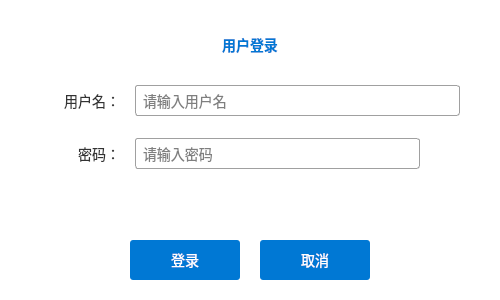
<?xml version="1.0" encoding="UTF-8"?>
<ui version="4.0">
 <class>LoginDialog</class>
 <widget class="QDialog" name="LoginDialog">
  <property name="geometry">
   <rect>
    <x>0</x>
    <y>0</y>
    <width>500</width>
    <height>300</height>
   </rect>
  </property>
  <property name="minimumSize">
   <size>
    <width>500</width>
    <height>300</height>
   </size>
  </property>
  <property name="maximumSize">
   <size>
    <width>500</width>
    <height>300</height>
   </size>
  </property>
  <property name="windowTitle">
   <string>用户登录</string>
  </property>
  <property name="styleSheet">
   <string notr="true">QDialog#LoginDialog {
	background-color: rgb(255, 255, 255);
}

QLineEdit {
	border: 1px solid #A0A0A0;
	border-radius: 3px;
	padding: 2px 5px;
	background: white;
	selection-background-color: #0078D4;
	font-size: 14px;
	min-height: 25px;
}

QLineEdit:focus {
	border: 2px solid #0078D4;
}

QPushButton#pushButtonShowPassword {
	border: none;
	background: transparent;
	padding: 0px;
}

QPushButton#pushButtonShowPassword:hover {
	background-color: #E5E5E5;
	border-radius: 3px;
}

QPushButton#pushButtonLogin, QPushButton#pushButtonCancel {
	background-color: #0078D4;
	color: white;
	border: none;
	border-radius: 3px;
	padding: 5px 15px;
	min-width: 80px;
	min-height: 30px;
	font-size: 14px;
}

QPushButton#pushButtonLogin:hover, QPushButton#pushButtonCancel:hover {
	background-color: #006CBD;
}

QPushButton#pushButtonLogin:pressed, QPushButton#pushButtonCancel:pressed {
	background-color: #005BA1;
}

QLabel {
	font-size: 14px;
	color: #333333;
}</string>
  </property>
  <layout class="QVBoxLayout" name="verticalLayout">
   <property name="spacing">
    <number>15</number>
   </property>
   <property name="leftMargin">
    <number>40</number>
   </property>
   <property name="topMargin">
    <number>20</number>
   </property>
   <property name="rightMargin">
    <number>40</number>
   </property>
   <property name="bottomMargin">
    <number>20</number>
   </property>
   <item>
    <widget class="QLabel" name="labelTitle">
     <property name="minimumSize">
      <size>
       <width>0</width>
       <height>50</height>
      </size>
     </property>
     <property name="font">
      <font>
       <family>微软雅黑</family>
       <pointsize>16</pointsize>
       <weight>75</weight>
       <bold>true</bold>
      </font>
     </property>
     <property name="styleSheet">
      <string notr="true">color: #0078D4;</string>
     </property>
     <property name="text">
      <string>用户登录</string>
     </property>
     <property name="alignment">
      <set>Qt::AlignCenter</set>
     </property>
    </widget>
   </item>
   <item>
    <layout class="QGridLayout" name="gridLayout">
     <property name="horizontalSpacing">
      <number>15</number>
     </property>
     <property name="verticalSpacing">
      <number>20</number>
     </property>
     <item row="0" column="0">
      <widget class="QLabel" name="labelUsername">
       <property name="minimumSize">
        <size>
         <width>80</width>
         <height>0</height>
        </size>
       </property>
       <property name="font">
        <font>
         <family>微软雅黑</family>
         <pointsize>10</pointsize>
        </font>
       </property>
       <property name="text">
        <string>用户名：</string>
       </property>
       <property name="alignment">
        <set>Qt::AlignRight|Qt::AlignTrailing|Qt::AlignVCenter</set>
       </property>
      </widget>
     </item>
     <item row="0" column="1">
      <widget class="QLineEdit" name="lineEditUsername">
       <property name="minimumSize">
        <size>
         <width>250</width>
         <height>35</height>
        </size>
       </property>
       <property name="font">
        <font>
         <family>微软雅黑</family>
         <pointsize>10</pointsize>
        </font>
       </property>
       <property name="placeholderText">
        <string>请输入用户名</string>
       </property>
      </widget>
     </item>
     <item row="1" column="0">
      <widget class="QLabel" name="labelPassword">
       <property name="minimumSize">
        <size>
         <width>80</width>
         <height>0</height>
        </size>
       </property>
       <property name="font">
        <font>
         <family>微软雅黑</family>
         <pointsize>10</pointsize>
        </font>
       </property>
       <property name="text">
        <string>密码：</string>
       </property>
       <property name="alignment">
        <set>Qt::AlignRight|Qt::AlignTrailing|Qt::AlignVCenter</set>
       </property>
      </widget>
     </item>
     <item row="1" column="1">
      <layout class="QHBoxLayout" name="horizontalLayout_2">
       <property name="spacing">
        <number>5</number>
       </property>
       <item>
        <widget class="QLineEdit" name="lineEditPassword">
         <property name="minimumSize">
          <size>
           <width>250</width>
           <height>35</height>
          </size>
         </property>
         <property name="font">
          <font>
           <family>微软雅黑</family>
           <pointsize>10</pointsize>
          </font>
         </property>
         <property name="echoMode">
          <enum>QLineEdit::Normal</enum>
         </property>
         <property name="placeholderText">
          <string>请输入密码</string>
         </property>
        </widget>
       </item>
       <item>
        <widget class="QPushButton" name="pushButtonShowPassword">
         <property name="minimumSize">
          <size>
           <width>35</width>
           <height>35</height>
          </size>
         </property>
         <property name="maximumSize">
          <size>
           <width>35</width>
           <height>35</height>
          </size>
         </property>
         <property name="cursor">
          <cursorShape>PointingHandCursor</cursorShape>
         </property>
         <property name="toolTip">
          <string>显示/隐藏密码</string>
         </property>
         <property name="styleSheet">
          <string notr="true"/>
         </property>
         <property name="text">
          <string/>
         </property>
         <property name="icon">
          <iconset resource="acroViewTester.qrc">
           <normaloff>:/acroViewTester/qrc/pics/eyeOpen.png</normaloff>:/acroViewTester/qrc/pics/eyeOpen.png</iconset>
         </property>
         <property name="iconSize">
          <size>
           <width>20</width>
           <height>20</height>
          </size>
         </property>
         <property name="checkable">
          <bool>true</bool>
         </property>
         <property name="checked">
          <bool>true</bool>
         </property>
         <property name="flat">
          <bool>true</bool>
         </property>
        </widget>
       </item>
      </layout>
     </item>
    </layout>
   </item>
   <item>
    <spacer name="verticalSpacer">
     <property name="orientation">
      <enum>Qt::Vertical</enum>
     </property>
     <property name="sizeHint" stdset="0">
      <size>
       <width>20</width>
       <height>20</height>
      </size>
     </property>
    </spacer>
   </item>
   <item>
    <layout class="QHBoxLayout" name="horizontalLayout">
     <property name="spacing">
      <number>20</number>
     </property>
     <item>
      <spacer name="horizontalSpacer">
       <property name="orientation">
        <enum>Qt::Horizontal</enum>
       </property>
       <property name="sizeHint" stdset="0">
        <size>
         <width>40</width>
         <height>20</height>
        </size>
       </property>
      </spacer>
     </item>
     <item>
      <widget class="QPushButton" name="pushButtonLogin">
       <property name="minimumSize">
        <size>
         <width>100</width>
         <height>35</height>
        </size>
       </property>
       <property name="font">
        <font>
         <family>微软雅黑</family>
         <pointsize>10</pointsize>
        </font>
       </property>
       <property name="cursor">
        <cursorShape>PointingHandCursor</cursorShape>
       </property>
       <property name="text">
        <string>登录</string>
       </property>
      </widget>
     </item>
     <item>
      <widget class="QPushButton" name="pushButtonCancel">
       <property name="minimumSize">
        <size>
         <width>100</width>
         <height>35</height>
        </size>
       </property>
       <property name="font">
        <font>
         <family>微软雅黑</family>
         <pointsize>10</pointsize>
        </font>
       </property>
       <property name="cursor">
        <cursorShape>PointingHandCursor</cursorShape>
       </property>
       <property name="text">
        <string>取消</string>
       </property>
      </widget>
     </item>
     <item>
      <spacer name="horizontalSpacer_2">
       <property name="orientation">
        <enum>Qt::Horizontal</enum>
       </property>
       <property name="sizeHint" stdset="0">
        <size>
         <width>40</width>
         <height>20</height>
        </size>
       </property>
      </spacer>
     </item>
    </layout>
   </item>
  </layout>
 </widget>
 <resources>
  <include location="acroViewTester.qrc"/>
 </resources>
 <connections/>
</ui>
